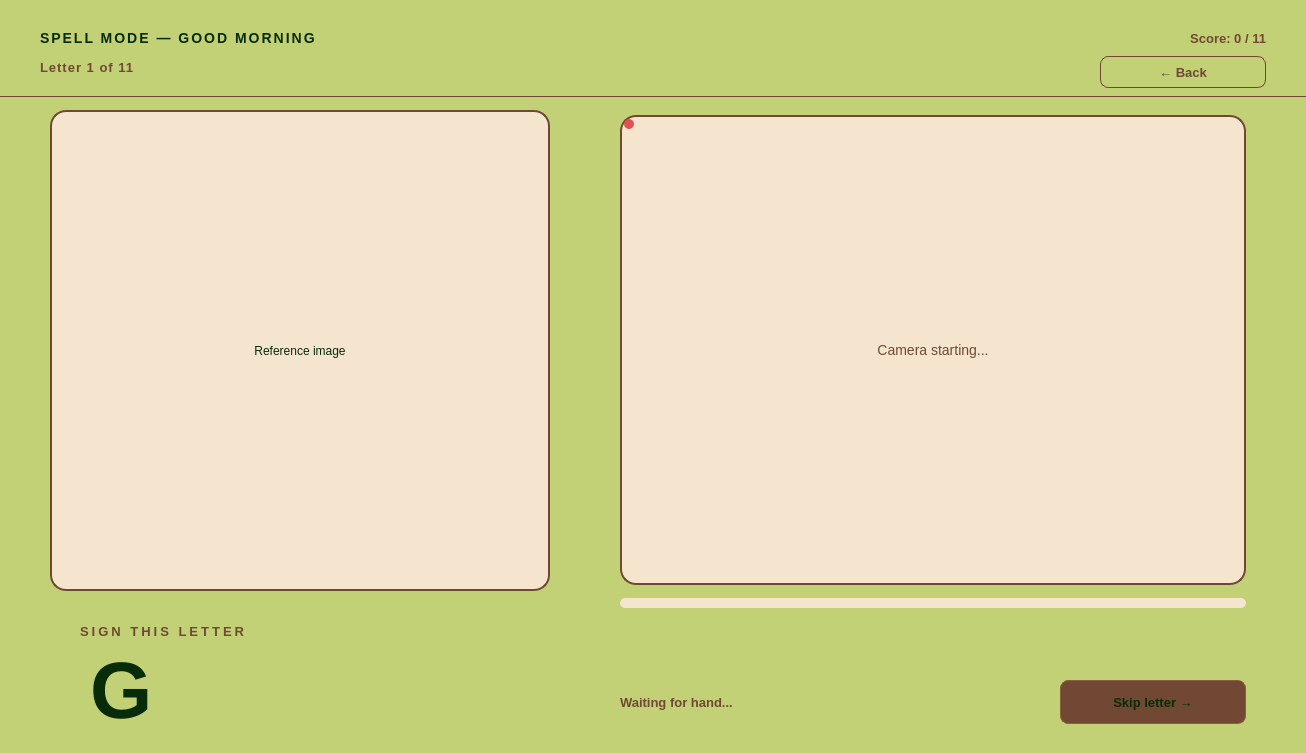
<?xml version="1.0" encoding="UTF-8"?>
<ui version="4.0">
 <class>SpellLesson</class>
 <widget class="QWidget" name="SpellLesson">
  <property name="geometry">
   <rect>
    <x>0</x>
    <y>0</y>
    <width>1306</width>
    <height>753</height>
   </rect>
  </property>
  <property name="windowTitle">
   <string>Spell Mode</string>
  </property>
  <property name="styleSheet">
   <string notr="true">
QWidget#SpellLesson {
    background-color: #C2D076;
}
QLabel#lessonTitle {
    color: #082B08;
    font-size: 14px;
    font-weight: 600;
    letter-spacing: 2px;
}
QLabel#wordDisplay {
    color: #704833;
    font-size: 13px;
    letter-spacing: 1px;
}
QLabel#currentLetterLabel {
    color: #082B08;
    font-size: 80px;
    font-weight: 800;
}
QLabel#letterSubtitle {
    color: #704833;
    font-size: 13px;
    font-weight: 500;
    letter-spacing: 3px;
}
QLabel#refImageLabel {
    background-color: #F5E5CF;
    border: 2px solid #704833;
    border-radius: 16px;
    color: #082B08;
}
QLabel#cameraLabel {
    background-color: #F5E5CF;
    border: 2px solid #704833;
    border-radius: 16px;
    color: #704833;
    font-size: 14px;
}
QLabel#feedbackLabel {
    font-size: 18px;
    font-weight: 700;
    letter-spacing: 1px;
    border-radius: 10px;
    padding: 8px 20px;
}
QLabel#progressLabel {
    color: #704833;
    font-size: 13px;
    font-weight: 500;
    letter-spacing: 1px;
}
QLabel#scoreLabel {
    color: #704833;
    font-size: 13px;
    font-weight: 500;
}
QLabel#holdBarBg {
    background-color: #F5E5CF;
    border-radius: 5px;
}
QLabel#holdBarFill {
    background-color: #704833;
    border-radius: 5px;
}
QLabel#predictionLabel {
    color: #704833;
    font-size: 13px;
    font-weight: 500;
}
QPushButton#skipBtn {
    background-color: #704833;
    color: #082B08;
    font-size: 13px;
    font-weight: 600;
    border: 1px solid #8a5c42;
    border-radius: 8px;
    padding: 8px 18px;
}
QPushButton#skipBtn:hover {
    background-color: #86593f;
}
QPushButton#backBtn {
    background-color: transparent;
    color: #704833;
    font-size: 13px;
    font-weight: 500;
    border: 1px solid #704833;
    border-radius: 8px;
    padding: 8px 18px;
}
QPushButton#backBtn:hover {
    color: #082B08;
    border-color: #704833;
}
QLabel#tilesArea {
    background: transparent;
}
QLabel#camStatusDot {
    border-radius: 5px;
}
   </string>
  </property>
  <widget class="QLabel" name="lessonTitle">
   <property name="geometry">
    <rect>
     <x>40</x>
     <y>24</y>
     <width>500</width>
     <height>28</height>
    </rect>
   </property>
   <property name="text">
    <string>SPELL MODE — GOOD MORNING</string>
   </property>
  </widget>
  <widget class="QLabel" name="progressLabel">
   <property name="geometry">
    <rect>
     <x>40</x>
     <y>56</y>
     <width>300</width>
     <height>22</height>
    </rect>
   </property>
   <property name="text">
    <string>Letter 1 of 11</string>
   </property>
  </widget>
  <widget class="QLabel" name="scoreLabel">
   <property name="geometry">
    <rect>
     <x>1100</x>
     <y>24</y>
     <width>166</width>
     <height>28</height>
    </rect>
   </property>
   <property name="text">
    <string>Score: 0 / 11</string>
   </property>
   <property name="alignment">
    <set>Qt::AlignmentFlag::AlignRight|Qt::AlignmentFlag::AlignTrailing|Qt::AlignmentFlag::AlignVCenter</set>
   </property>
  </widget>
  <widget class="QPushButton" name="backBtn">
   <property name="geometry">
    <rect>
     <x>1100</x>
     <y>56</y>
     <width>166</width>
     <height>32</height>
    </rect>
   </property>
   <property name="text">
    <string>← Back</string>
   </property>
  </widget>
  <widget class="QLabel" name="divider">
   <property name="geometry">
    <rect>
     <x>0</x>
     <y>96</y>
     <width>1306</width>
     <height>1</height>
    </rect>
   </property>
   <property name="styleSheet">
    <string notr="true">background-color: #704833;</string>
   </property>
   <property name="text">
    <string/>
   </property>
  </widget>
  <widget class="QLabel" name="tilesArea">
   <property name="geometry">
    <rect>
     <x>60</x>
     <y>108</y>
     <width>500</width>
     <height>60</height>
    </rect>
   </property>
   <property name="text">
    <string/>
   </property>
  </widget>
  <widget class="QLabel" name="currentLetterLabel">
   <property name="geometry">
    <rect>
     <x>90</x>
     <y>640</y>
     <width>160</width>
     <height>100</height>
    </rect>
   </property>
   <property name="text">
    <string>G</string>
   </property>
   <property name="alignment">
    <set>Qt::AlignmentFlag::AlignLeading|Qt::AlignmentFlag::AlignLeft|Qt::AlignmentFlag::AlignVCenter</set>
   </property>
  </widget>
  <widget class="QLabel" name="letterSubtitle">
   <property name="geometry">
    <rect>
     <x>80</x>
     <y>620</y>
     <width>300</width>
     <height>22</height>
    </rect>
   </property>
   <property name="text">
    <string>SIGN THIS LETTER</string>
   </property>
  </widget>
  <widget class="QLabel" name="refImageLabel">
   <property name="geometry">
    <rect>
     <x>50</x>
     <y>110</y>
     <width>500</width>
     <height>481</height>
    </rect>
   </property>
   <property name="text">
    <string>Reference image</string>
   </property>
   <property name="alignment">
    <set>Qt::AlignmentFlag::AlignCenter</set>
   </property>
  </widget>
  <widget class="QLabel" name="cameraLabel">
   <property name="geometry">
    <rect>
     <x>620</x>
     <y>115</y>
     <width>626</width>
     <height>470</height>
    </rect>
   </property>
   <property name="text">
    <string>Camera starting...</string>
   </property>
   <property name="alignment">
    <set>Qt::AlignmentFlag::AlignCenter</set>
   </property>
  </widget>
  <widget class="QLabel" name="camStatusDot">
   <property name="geometry">
    <rect>
     <x>624</x>
     <y>119</y>
     <width>10</width>
     <height>10</height>
    </rect>
   </property>
   <property name="styleSheet">
    <string notr="true">background-color: #e05252; border-radius: 5px;</string>
   </property>
   <property name="text">
    <string/>
   </property>
  </widget>
  <widget class="QLabel" name="holdBarBg">
   <property name="geometry">
    <rect>
     <x>620</x>
     <y>598</y>
     <width>626</width>
     <height>10</height>
    </rect>
   </property>
   <property name="text">
    <string/>
   </property>
  </widget>
  <widget class="QLabel" name="holdBarFill">
   <property name="geometry">
    <rect>
     <x>620</x>
     <y>598</y>
     <width>0</width>
     <height>10</height>
    </rect>
   </property>
   <property name="text">
    <string/>
   </property>
  </widget>
  <widget class="QLabel" name="feedbackLabel">
   <property name="geometry">
    <rect>
     <x>620</x>
     <y>620</y>
     <width>626</width>
     <height>46</height>
    </rect>
   </property>
   <property name="styleSheet">
    <string notr="true">color: transparent; background-color: transparent;</string>
   </property>
   <property name="text">
    <string/>
   </property>
   <property name="alignment">
    <set>Qt::AlignmentFlag::AlignCenter</set>
   </property>
  </widget>
  <widget class="QLabel" name="predictionLabel">
   <property name="geometry">
    <rect>
     <x>620</x>
     <y>680</y>
     <width>300</width>
     <height>44</height>
    </rect>
   </property>
   <property name="text">
    <string>Waiting for hand...</string>
   </property>
  </widget>
  <widget class="QPushButton" name="skipBtn">
   <property name="geometry">
    <rect>
     <x>1060</x>
     <y>680</y>
     <width>186</width>
     <height>44</height>
    </rect>
   </property>
   <property name="text">
    <string>Skip letter →</string>
   </property>
  </widget>
 </widget>
 <resources/>
 <connections/>
</ui>
